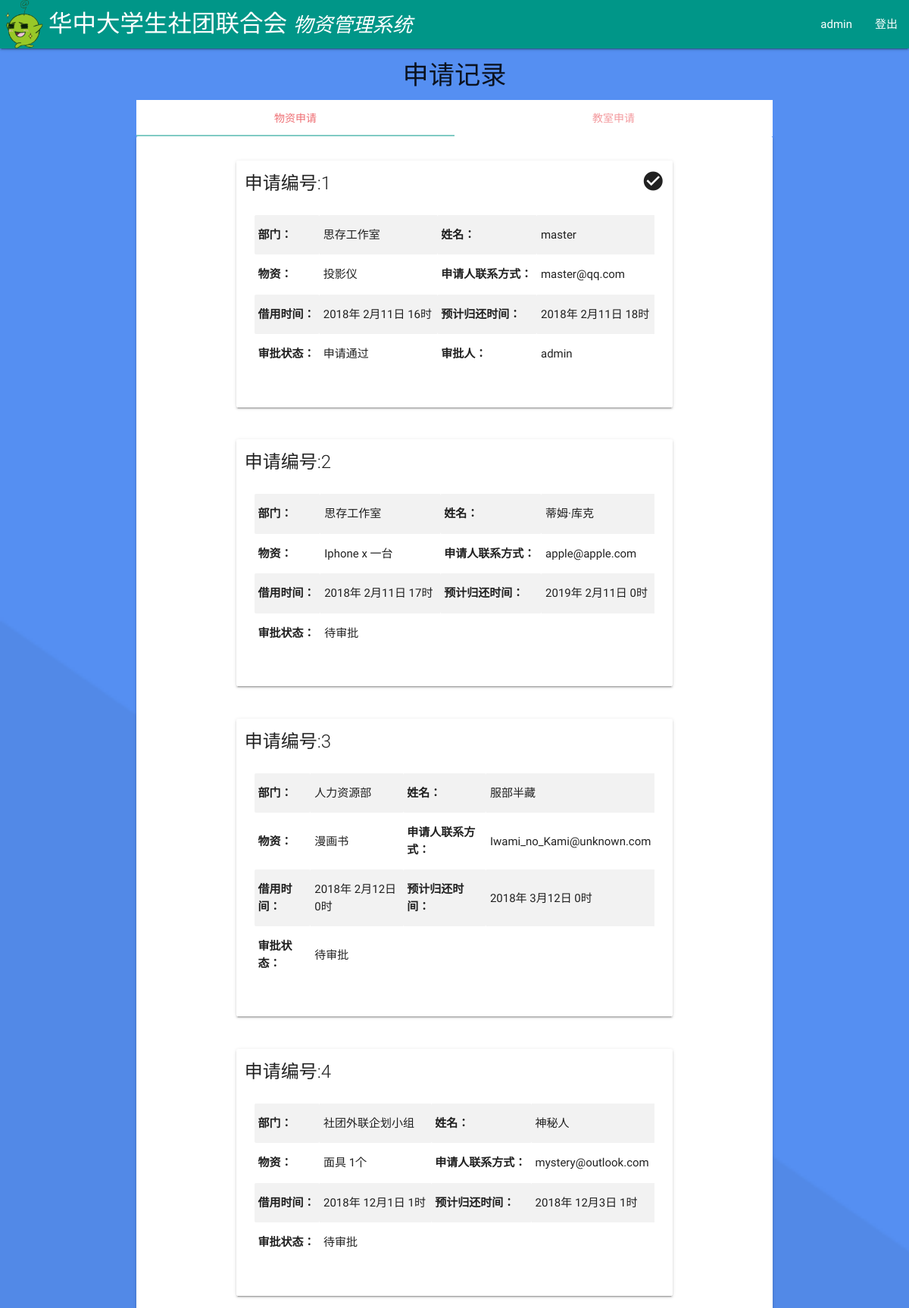
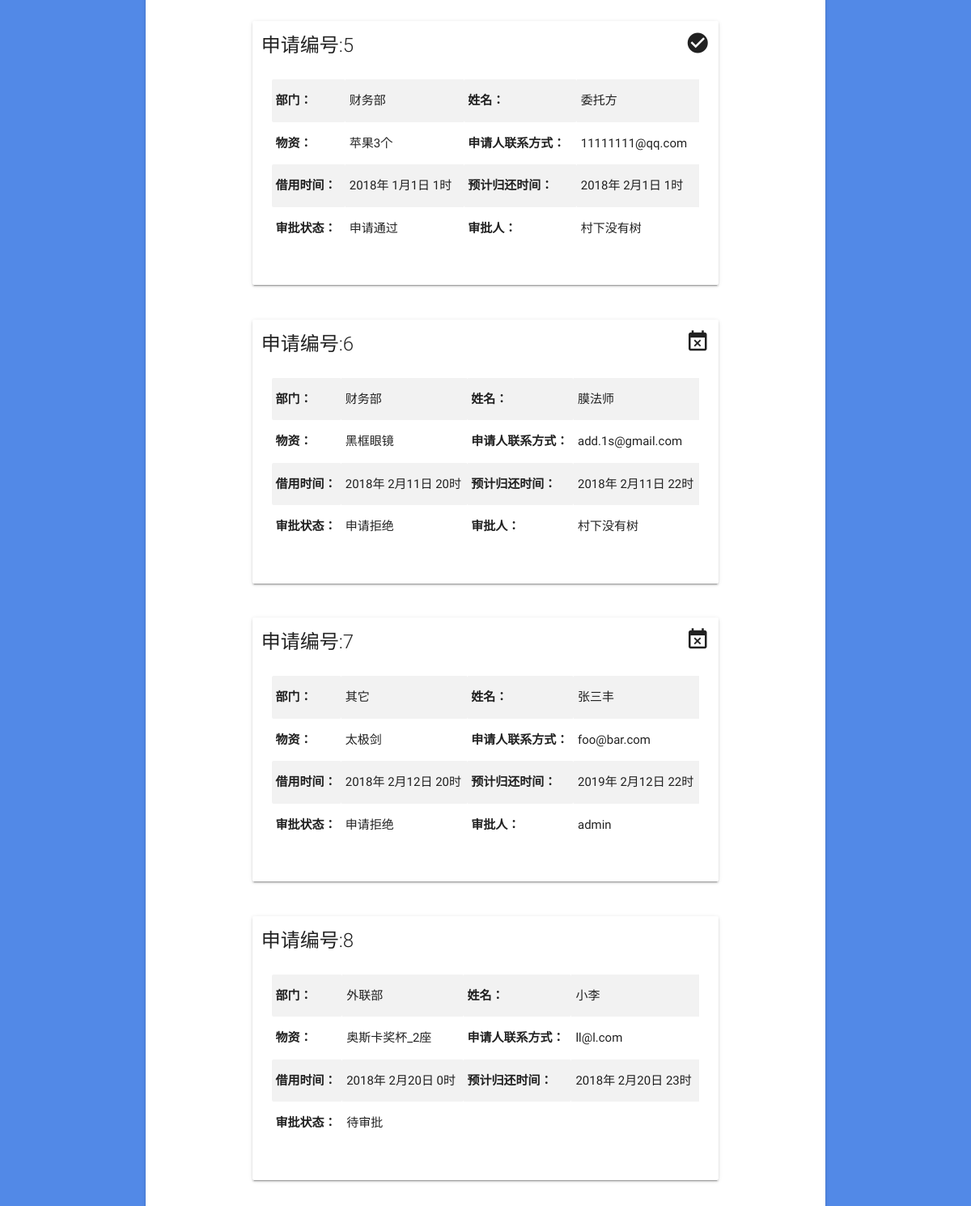
/records/ (signed in, upper part), run on the app's committed database (2 pictures, top to bottom).
### tables this page shows
CREATE TABLE MATERIAL
       (ID  INTEGER    PRIMARY KEY     AUTOINCREMENT,
       DEP     TEXT    NOT NULL,
       NAME    TEXT    NOT NULL,
       MATERIAL TEXT   NOT NULL,
       CONTACT TEXT    NOT NULL,
       STARTYEAR   INT    NOT NULL,
       STARTMONTH   INT    NOT NULL,
       STARTDAY   INT    NOT NULL,
       STARTHOUR   INT    NOT NULL,
       ENDINGYEAR  TEXT    NOT NULL,
       ENDINGMONTH  TEXT    NOT NULL,
       ENDINGDAY  TEXT    NOT NULL,
       ENDINGHOUR  TEXT    NOT NULL,
       STATUS  INTEGER NOT NULL,
       ADMIN   TEXT );

### app.py (the view)
@app.route('/records/')
@login_verify
def records():
    results = get_records('material',expire_date().year, expire_date().month)
    num = len(results)
    return render_template('records.html', msgs = results, num = num)

### app.py (called while the page is built)
def expire_date():
    a_month = timedelta(days=31)
    expire_date = date.today() - a_month
    return expire_date

def get_records(tablename, year, month):
    with sqlite3.connect(DATABASE) as database:
        c = database.cursor()
        cursor = c.execute('select * from %s where endingyear >= %d and endingmonth >= %d;'% (tablename, year, month))
        records = cursor.fetchall()
        return records

def login_verify(to_be_decorated):
    @wraps(to_be_decorated)
    def decorated(*args, **kwargs):
        if 'id' not in session:
            flash("请登录！", category="error")     # NOTE: flash-msg show in the NEXT page
            return redirect(url_for('login'))
        return to_be_decorated(*args, **kwargs)
    return decorated

### templates/records.html (shortened to what this page needs)
{% extends "base.html" %}
{% block content %}
<div class="container">
<h4 class="center">申请记录</h4>
<div class="card-tabs">
  <ul class="tabs tabs-fixed-width center">
          <li class="tab"><a class="active" href="#materials">物资申请</a></li>
          <li class="tab"><a href="#classroom">教室申请</a></li>
        </ul>
<div class="card-panel" style="margin-top:0;" id="materials">
{% for i in range(0,num)  %}
<div class="container">
<div class="row">
<div class="card col s12">
      <div class="card-title" style="margin-top:0.5em;">  申请编号:{{ msgs[i][0] }}
        {% if msgs[i][13] == 0 %}
        <i class="material-icons right small"></i>
        {% elif msgs[i][13] == 1 %}
         <i class="material-icons  right small">check_circle</i>
        {% elif msgs[i][13] == 2 %}
        <i class="material-icons right small">event_busy</i>
        {% endif %}  </div>
      <div class="card-content">
      	<div class="row">
      		<table class="striped col s12">
            <tr>
              <th>部门：</th><td> {{ msgs[i][1] }}</td>
              <th>姓名：</th><td> {{ msgs[i][2] }}</td>
            </tr>
            <tr>
      				<th>物资：</th><td> {{ msgs[i][3] }} </td>
              <th>申请人联系方式：</th><td> {{ msgs[i][4] }} </td>
      			</tr>
            <tr>
      				<th>借用时间：</th><td> {{ msgs[i][5] }}年 {{ msgs[i][6] }}月{{ msgs[i][7] }}日  {{ msgs[i][8] }}时 </td>
      				<th>预计归还时间：</th><td> {{ msgs[i][9] }}年 {{ msgs[i][10] }}月{{ msgs[i][11] }}日  {{ msgs[i][12] }}时 </td>
      			</tr>
            <tr>
              <th>审批状态：</th>
              {% if msgs[i][13] == 0 %}
              <td> 待审批 </td>
              {% elif msgs[i][13] == 1 %}
              <td> 申请通过 </td>
              {% elif msgs[i][13] == 2 %}
              <td> 申请拒绝 </td>
              {% endif %}
              {% if msgs[i][14] != None  %}
              <th>审批人：</th><td> {{ msgs[i][14] }}</td>
              {% endif %}
                          </tr>
      		</table>
      	</div>
      </div>
      </div>
</div>
</div>
{% endfor %}
</div>
</div>
{% endblock %}

### templates/base.html (shortened to what this page needs)
<!DOCTYPE html>
<html>
<head>
		<link href="{{ url_for('static', filename='css/google_material_icons.css') }}" rel="stylesheet">
		<link type="text/css" rel="stylesheet" href="{{ url_for('static', filename='css/materialize.css') }}"  media="screen,projection"/>
        <link href="{{ url_for('static', filename='css/freetimechecker.css') }}" rel="stylesheet">
        <link href="{{ url_for('static',filename='css/footer_hack.css') }}" rel="stylesheet">
</head>
<body>
  <header>
          <div class="navbar-fixed">
              <nav>
                  <div class="nav-wrapper teal">
                    <img src="{{ url_for('static', filename='img/unique_weizai.png') }}" style="width:64px; height:64px; margin: auto;" alt="AU-web">
										<a href="{{ url_for('personal') }}" class="brand-logo" title="点击返回主页面" style="vertical-align:central;padding:0px;font-family:DengXian">华中大学生社团联合会 <span style="font-size:smaller;font-style:italic;">物资管理系统</span></a>
                      {% if 'id' in session %}
                           <ul class="right hide-on-med-and-down">
                <li>
                    <a class="dropdown-button">{{ session['id'] }}</a>
                </li>
                <li>
                    <a class="dropdown-button" href="#!" data-activates="logout-l" title="注销登录">登出</a>
                </li>
                           </ul>
												{% else %}
												<ul class="right">
												<li>
												<a class="dropdown-button" href="{{ url_for('login')}}">我是管理员</a>
												</li>
												</ul>
                       {% endif %}
                  </div>
              </nav>
          </div>
</header>
		<main >
    <div id="content">{% block content %}{% endblock %}
		</div>
	</main>
		<link rel="stylesheet" href="{{ url_for('static', filename='css/toastr.css') }}">
</body>
</html>

### static/css/footer_hack.css (style rules this page uses)
body { display: flex; min-height: 100vh; flex-direction: column; }
main { flex: 1 0 auto; }

### templates/base.html (style rules this page uses)
body { background-image:url(/static/img/material-design-color-background.png); background-size: cover; }

### data on the page
MATERIAL: ID "1", STATUS 1 (drawn), DEP "思存工作室", NAME "master", MATERIAL "投影仪", CONTACT "master@qq.com", STARTYEAR "2018", STARTMONTH "2", STARTDAY "11", STARTHOUR "16", ENDINGYEAR "2018", ENDINGMONTH "2", ENDINGDAY "11", ENDINGHOUR "18", ADMIN "admin"
MATERIAL: ID "2", DEP "思存工作室", NAME "蒂姆·库克", MATERIAL "Iphone x 一台", CONTACT "apple@apple.com", STARTYEAR "2018", STARTMONTH "2", STARTDAY "11", STARTHOUR "17", ENDINGYEAR "2019", ENDINGMONTH "2", ENDINGDAY "11", ENDINGHOUR "0"
MATERIAL: ID "3", DEP "人力资源部", NAME "服部半藏", MATERIAL "漫画书", CONTACT "Iwami_no_Kami@unknown.com", STARTYEAR "2018", STARTMONTH "2", STARTDAY "12", STARTHOUR "0", ENDINGYEAR "2018", ENDINGMONTH "3", ENDINGDAY "12", ENDINGHOUR "0"
MATERIAL: ID "4", DEP "社团外联企划小组", NAME "神秘人", MATERIAL "面具 1个", CONTACT "mystery@outlook.com", STARTYEAR "2018", STARTMONTH "12", STARTDAY "1", STARTHOUR "1", ENDINGYEAR "2018", ENDINGMONTH "12", ENDINGDAY "3", ENDINGHOUR "1"
MATERIAL: ID "5", STATUS 1 (drawn), DEP "财务部", NAME "委托方", MATERIAL "苹果3个", CONTACT "11111111@qq.com", STARTYEAR "2018", STARTMONTH "1", STARTDAY "1", STARTHOUR "1", ENDINGYEAR "2018", ENDINGMONTH "2", ENDINGDAY "1", ENDINGHOUR "1", ADMIN "村下没有树"
MATERIAL: ID "6", STATUS 2 (drawn), DEP "财务部", NAME "膜法师", MATERIAL "黑框眼镜", CONTACT "add.1s@gmail.com", STARTYEAR "2018", STARTMONTH "2", STARTDAY "11", STARTHOUR "20", ENDINGYEAR "2018", ENDINGMONTH "2", ENDINGDAY "11", ENDINGHOUR "22", ADMIN "村下没有树"
MATERIAL: ID "7", STATUS 2 (drawn), DEP "其它", NAME "张三丰", MATERIAL "太极剑", CONTACT "foo@bar.com", STARTYEAR "2018", STARTMONTH "2", STARTDAY "12", STARTHOUR "20", ENDINGYEAR "2019", ENDINGMONTH "2", ENDINGDAY "12", ENDINGHOUR "22", ADMIN "admin"
MATERIAL: ID "8", DEP "外联部", NAME "小李", MATERIAL "奥斯卡奖杯_2座", CONTACT "ll@l.com", STARTYEAR "2018", STARTMONTH "2", STARTDAY "20", STARTHOUR "0", ENDINGYEAR "2018", ENDINGMONTH "2", ENDINGDAY "20", ENDINGHOUR "23"

### other printed values
{{ session['id'] }} "admin"
